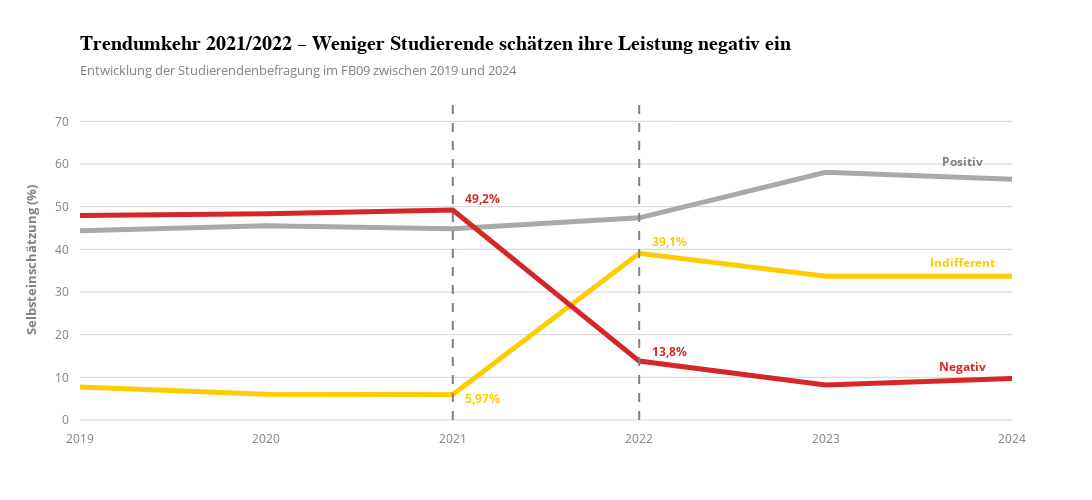

Here is the notebook cell this chart was saved with:
### Code cell
df_leistung_filtered = df_leistung[df_leistung["Jahr"].isin(["2019", "2020", "2021", "2022", "2023", "2024"])]

df_leistung_melted = df_leistung_filtered.melt(id_vars="Jahr", var_name="Einschätzung", value_name="Prozent")
df_leistung_melted = df_leistung_melted[df_leistung_melted["Einschätzung"].isin(
    ["Gewichteter Positiv (%)", "Gewichteter Indifferent (%)", "Gewichteter Negativ (%)"]
)]

color_map = {
    "Gewichteter Positiv (%)": "#A9A9A9",   # Grau
    "Gewichteter Indifferent (%)": "#ffcc00",  # Gelb
    "Gewichteter Negativ (%)": "#d62728"   # Rot
}

fig = px.line(
    df_leistung_melted,
    x="Jahr",
    y="Prozent",
    color="Einschätzung",
    markers=False,
    title="Trendumkehr 2021/2022 – Weniger Studierende schätzen ihre Leistung negativ ein",
    subtitle="Entwicklung der Studierendenbefragung im FB09 zwischen 2019 und 2024",
    color_discrete_map=color_map,
    template="infoviz"
)

for jahr in ["2021", "2022"]:
    fig.add_shape(
        type="line",
        x0=jahr, x1=jahr,
        y0=0, y1=100,
        line=dict(color="grey", width=2, dash="dash"),                                                                                                                                                                                                                                                                                                                                                                                              
    )

fig.add_annotation(
    x="2021",
    y=52,
    xshift=30,
    showarrow=False,
    text=f"49,2%",
    font=dict(size=12, color="#d62728", weight="bold")
)

fig.add_annotation(
    x="2021",
    y=5,
    xshift=30,
    showarrow=False,
    text=f"5,97%",
    font=dict(size=12, color="#ffcc00", weight="bold")
)

fig.add_annotation(
    x="2022",
    y=13,
    xshift=30,
    yshift=13,
    showarrow=False,
    text=f"13,8%",
    font=dict(size=12, color="#d62728", weight="bold")
)

fig.add_annotation(
    x="2022",
    y=39,
    xshift=30,
    yshift=12,
    showarrow=False,
    text=f"39,1%",
    font=dict(size=12, color="#ffcc00", weight="bold")
)
fig.add_annotation(
    x="2024",
    xshift=-50,
    y=37,
    showarrow=False,
    text=f"Indifferent",
    align="right",
    font=dict(size=12, color="#ffcc00", weight="bold")
)
fig.add_annotation(
    x="2024",
    xshift=-50,
    y=12.5,
    showarrow=False,
    text=f"Negativ",
    align="right",
    font=dict(size=12, color="#d62728", weight="bold")
)
fig.add_annotation(
    x="2024",
    xshift=-50,
    y=60.5,
    showarrow=False,
    text=f"Positiv",
    align="right",
    font=dict(size=12, color="grey", weight="bold")
)

fig.update_traces(line=dict(width=5))

fig.update_layout(
    xaxis=dict(title="", tickmode="array", tickvals=["2019", "2020", "2021", "2022", "2023", "2024"],range=["2019","2024"]),
    yaxis=dict(title="Selbsteinschätzung (%)", range=[0, 75]),
    showlegend=False,
    height=500,
    width=1500
)

fig.show()
fig.write_image("Plots/pdf/leistung2.pdf")

### Figure 1 — Plotly figure (JSON) as saved in the notebook; plotly's stock layout.template omitted (floating-point values rounded to 4 significant figures)
{"data": [{"hovertemplate": "Einschätzung=Gewichteter Positiv (%)<br>Jahr=%{x}<br>Prozent=%{y}<extra></extra>", "legendgroup": "Gewichteter Positiv (%)", "line": {"color": "#A9A9A9", "dash": "solid", "width": 5}, "marker": {"symbol": "circle"}, "mode": "lines", "name": "Gewichteter Positiv (%)", "orientation": "v", "showlegend": true, "type": "scatter", "x": ["2019", "2020", "2021", "2022", "2023", "2024"], "xaxis": "x", "y": [44.33, 45.55, 44.84, 47.38, 58.06, 56.45], "yaxis": "y"}, {"hovertemplate": "Einschätzung=Gewichteter Indifferent (%)<br>Jahr=%{x}<br>Prozent=%{y}<extra></extra>", "legendgroup": "Gewichteter Indifferent (%)", "line": {"color": "#ffcc00", "dash": "solid", "width": 5}, "marker": {"symbol": "circle"}, "mode": "lines", "name": "Gewichteter Indifferent (%)", "orientation": "v", "showlegend": true, "type": "scatter", "x": ["2019", "2020", "2021", "2022", "2023", "2024"], "xaxis": "x", "y": [7.727, 6.032, 5.972, 39.08, 33.67, 33.71], "yaxis": "y"}, {"hovertemplate": "Einschätzung=Gewichteter Negativ (%)<br>Jahr=%{x}<br>Prozent=%{y}<extra></extra>", "legendgroup": "Gewichteter Negativ (%)", "line": {"color": "#d62728", "dash": "solid", "width": 5}, "marker": {"symbol": "circle"}, "mode": "lines", "name": "Gewichteter Negativ (%)", "orientation": "v", "showlegend": true, "type": "scatter", "x": ["2019", "2020", "2021", "2022", "2023", "2024"], "xaxis": "x", "y": [47.93, 48.35, 49.2, 13.8, 8.198, 9.739], "yaxis": "y"}], "layout": {"annotations": [{"font": {"color": "#d62728", "size": 12, "weight": "bold"}, "showarrow": false, "text": "49,2%", "x": "2021", "xshift": 30, "y": 52}, {"font": {"color": "#ffcc00", "size": 12, "weight": "bold"}, "showarrow": false, "text": "5,97%", "x": "2021", "xshift": 30, "y": 5}, {"font": {"color": "#d62728", "size": 12, "weight": "bold"}, "showarrow": false, "text": "13,8%", "x": "2022", "xshift": 30, "y": 13, "yshift": 13}, {"font": {"color": "#ffcc00", "size": 12, "weight": "bold"}, "showarrow": false, "text": "39,1%", "x": "2022", "xshift": 30, "y": 39, "yshift": 12}, {"align": "right", "font": {"color": "#ffcc00", "size": 12, "weight": "bold"}, "showarrow": false, "text": "Indifferent", "x": "2024", "xshift": -50, "y": 37}, {"align": "right", "font": {"color": "#d62728", "size": 12, "weight": "bold"}, "showarrow": false, "text": "Negativ", "x": "2024", "xshift": -50, "y": 12.5}, {"align": "right", "font": {"color": "grey", "size": 12, "weight": "bold"}, "showarrow": false, "text": "Positiv", "x": "2024", "xshift": -50, "y": 60.5}], "height": 500, "legend": {"title": {"text": "Einschätzung"}, "tracegroupgap": 0}, "shapes": [{"line": {"color": "grey", "dash": "dash", "width": 2}, "type": "line", "x0": "2021", "x1": "2021", "y0": 0, "y1": 100}, {"line": {"color": "grey", "dash": "dash", "width": 2}, "type": "line", "x0": "2022", "x1": "2022", "y0": 0, "y1": 100}], "showlegend": false, "title": {"subtitle": {"text": "Entwicklung der Studierendenbefragung im FB09 zwischen 2019 und 2024"}, "text": "Trendumkehr 2021/2022 – Weniger Studierende schätzen ihre Leistung negativ ein"}, "width": 1500, "xaxis": {"anchor": "y", "domain": [0, 1], "range": ["2019", "2024"], "tickmode": "array", "tickvals": ["2019", "2020", "2021", "2022", "2023", "2024"], "title": {"text": ""}}, "yaxis": {"anchor": "x", "domain": [0, 1], "range": [0, 75], "title": {"text": "Selbsteinschätzung (%)"}}}}
